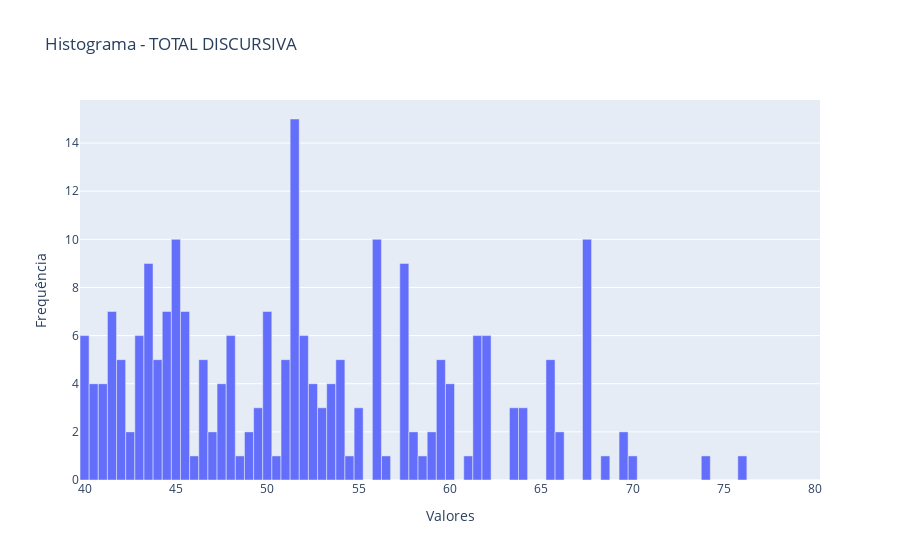

Here is the notebook cell this chart was saved with:
### Code cell
hist, edges = np.histogram(resultado_preliminar_ordenado['TOTAL DISCURSIVA'], bins=np.arange(40, 81, 0.5))

# Criar figura
fig = go.Figure(data=[go.Bar(x=edges[:-1], y=hist)])

# Configurar layout
fig.update_layout(
    title='Histograma - TOTAL DISCURSIVA',
    xaxis_title='Valores',
    yaxis_title='Frequência',
    bargap=0.01
)

# Exibir o histograma
fig.show()

### Figure 1 — Plotly figure (JSON) as saved in the notebook; plotly's stock layout.template omitted (floating-point values rounded to 4 significant figures)
{"data": [{"type": "bar", "x": [40, 40.5, 41, 41.5, 42, 42.5, 43, 43.5, 44, 44.5, 45, 45.5, 46, 46.5, 47, 47.5, 48, 48.5, 49, 49.5, 50, 50.5, 51, 51.5, 52, 52.5, 53, 53.5, 54, 54.5, 55, 55.5, 56, 56.5, 57, 57.5, 58, 58.5, 59, 59.5, 60, 60.5, 61, 61.5, 62, 62.5, 63, 63.5, 64, 64.5, 65, 65.5, 66, 66.5, 67, 67.5, 68, 68.5, 69, 69.5, 70, 70.5, 71, 71.5, 72, 72.5, 73, 73.5, 74, 74.5, 75, 75.5, 76, 76.5, 77, 77.5, 78, 78.5, 79, 79.5, 80], "y": [6, 4, 4, 7, 5, 2, 6, 9, 5, 7, 10, 7, 1, 5, 2, 4, 6, 1, 2, 3, 7, 1, 5, 15, 6, 4, 3, 4, 5, 1, 3, 0, 10, 1, 0, 9, 2, 1, 2, 5, 4, 0, 1, 6, 6, 0, 0, 3, 3, 0, 0, 5, 2, 0, 0, 10, 0, 1, 0, 2, 1, 0, 0, 0, 0, 0, 0, 0, 1, 0, 0, 0, 1, 0, 0, 0, 0, 0, 0, 0, 0]}], "layout": {"bargap": 0.01, "title": {"text": "Histograma - TOTAL DISCURSIVA"}, "xaxis": {"title": {"text": "Valores"}}, "yaxis": {"title": {"text": "Frequência"}}}}
